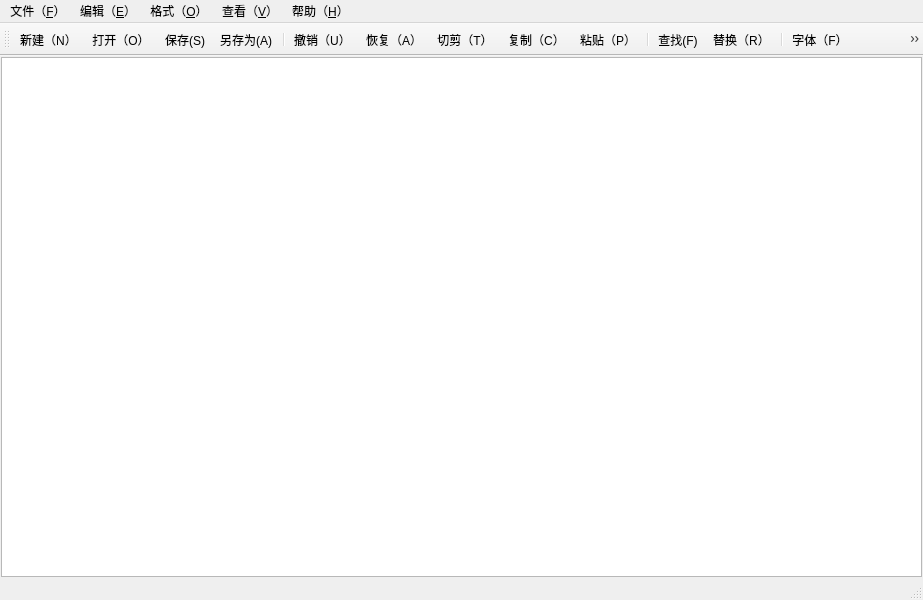
<?xml version="1.0" encoding="UTF-8"?>
<ui version="4.0">
 <class>MainWindow</class>
 <widget class="QMainWindow" name="MainWindow">
  <property name="geometry">
   <rect>
    <x>0</x>
    <y>0</y>
    <width>923</width>
    <height>600</height>
   </rect>
  </property>
  <property name="sizePolicy">
   <sizepolicy hsizetype="Preferred" vsizetype="Maximum">
    <horstretch>0</horstretch>
    <verstretch>0</verstretch>
   </sizepolicy>
  </property>
  <property name="contextMenuPolicy">
   <enum>Qt::ContextMenuPolicy::NoContextMenu</enum>
  </property>
  <property name="windowTitle">
   <string>MainWindow</string>
  </property>
  <widget class="QWidget" name="centralwidget">
   <layout class="QHBoxLayout" name="horizontalLayout">
    <property name="spacing">
     <number>0</number>
    </property>
    <property name="leftMargin">
     <number>1</number>
    </property>
    <property name="topMargin">
     <number>1</number>
    </property>
    <property name="rightMargin">
     <number>1</number>
    </property>
    <property name="bottomMargin">
     <number>1</number>
    </property>
    <item>
     <widget class="QPlainTextEdit" name="textEdit"/>
    </item>
   </layout>
  </widget>
  <widget class="QMenuBar" name="menubar">
   <property name="geometry">
    <rect>
     <x>0</x>
     <y>0</y>
     <width>923</width>
     <height>18</height>
    </rect>
   </property>
   <widget class="QMenu" name="menu">
    <property name="title">
     <string>文件（&amp;F）</string>
    </property>
    <addaction name="actionNew"/>
    <addaction name="actionOpen"/>
    <addaction name="actionSave"/>
    <addaction name="actionSaveas"/>
    <addaction name="separator"/>
    <addaction name="actionExit"/>
   </widget>
   <widget class="QMenu" name="menu_E">
    <property name="title">
     <string>编辑（&amp;E）</string>
    </property>
    <addaction name="actionUndo"/>
    <addaction name="actionRedo"/>
    <addaction name="actionCut"/>
    <addaction name="actionCopy"/>
    <addaction name="actionPaste"/>
    <addaction name="separator"/>
    <addaction name="actionFind"/>
    <addaction name="actionReplace"/>
    <addaction name="separator"/>
    <addaction name="actionSelectAll"/>
   </widget>
   <widget class="QMenu" name="menu_O">
    <property name="title">
     <string>格式（&amp;O）</string>
    </property>
    <addaction name="actionFont"/>
    <addaction name="actionShowLineNumber"/>
    <addaction name="actionLineWrap"/>
   </widget>
   <widget class="QMenu" name="menu_V">
    <property name="title">
     <string>查看（&amp;V）</string>
    </property>
    <addaction name="actionShowToolbar"/>
    <addaction name="actionShowStatusBar"/>
   </widget>
   <widget class="QMenu" name="menu_H">
    <property name="title">
     <string>帮助（&amp;H）</string>
    </property>
    <addaction name="actionAbout"/>
   </widget>
   <addaction name="menu"/>
   <addaction name="menu_E"/>
   <addaction name="menu_O"/>
   <addaction name="menu_V"/>
   <addaction name="menu_H"/>
  </widget>
  <widget class="QStatusBar" name="statusbar"/>
  <widget class="QToolBar" name="toolBar">
   <property name="windowTitle">
    <string>toolBar</string>
   </property>
   <attribute name="toolBarArea">
    <enum>TopToolBarArea</enum>
   </attribute>
   <attribute name="toolBarBreak">
    <bool>false</bool>
   </attribute>
   <addaction name="actionNew"/>
   <addaction name="actionOpen"/>
   <addaction name="actionSave"/>
   <addaction name="actionSaveas"/>
   <addaction name="separator"/>
   <addaction name="actionUndo"/>
   <addaction name="actionRedo"/>
   <addaction name="actionCut"/>
   <addaction name="actionCopy"/>
   <addaction name="actionPaste"/>
   <addaction name="separator"/>
   <addaction name="actionFind"/>
   <addaction name="actionReplace"/>
   <addaction name="separator"/>
   <addaction name="actionFont"/>
   <addaction name="actionShowLineNumber"/>
   <addaction name="actionLineWrap"/>
   <addaction name="separator"/>
   <addaction name="actionShowToolbar"/>
   <addaction name="actionShowStatusBar"/>
  </widget>
  <action name="actionNew">
   <property name="icon">
    <iconset resource="res.qrc">
     <normaloff>:/img/new.png</normaloff>:/img/new.png</iconset>
   </property>
   <property name="text">
    <string>新建（&amp;N）</string>
   </property>
   <property name="shortcut">
    <string>Ctrl+N</string>
   </property>
   <property name="menuRole">
    <enum>QAction::MenuRole::NoRole</enum>
   </property>
  </action>
  <action name="actionOpen">
   <property name="icon">
    <iconset resource="res.qrc">
     <normaloff>:/img/open.png</normaloff>:/img/open.png</iconset>
   </property>
   <property name="text">
    <string>打开（&amp;O）</string>
   </property>
   <property name="shortcut">
    <string>Ctrl+O</string>
   </property>
   <property name="menuRole">
    <enum>QAction::MenuRole::NoRole</enum>
   </property>
  </action>
  <action name="actionSave">
   <property name="icon">
    <iconset resource="res.qrc">
     <normaloff>:/img/save.png</normaloff>:/img/save.png</iconset>
   </property>
   <property name="text">
    <string>保存(&amp;S)</string>
   </property>
   <property name="shortcut">
    <string>Ctrl+S</string>
   </property>
   <property name="menuRole">
    <enum>QAction::MenuRole::NoRole</enum>
   </property>
  </action>
  <action name="actionSaveas">
   <property name="icon">
    <iconset resource="res.qrc">
     <normaloff>:/img/saveas.png</normaloff>:/img/saveas.png</iconset>
   </property>
   <property name="text">
    <string>另存为(&amp;A)</string>
   </property>
   <property name="menuRole">
    <enum>QAction::MenuRole::NoRole</enum>
   </property>
  </action>
  <action name="actionExit">
   <property name="text">
    <string>退出（&amp;X）</string>
   </property>
   <property name="menuRole">
    <enum>QAction::MenuRole::NoRole</enum>
   </property>
  </action>
  <action name="actionUndo">
   <property name="icon">
    <iconset resource="res.qrc">
     <normaloff>:/img/undo.png</normaloff>:/img/undo.png</iconset>
   </property>
   <property name="text">
    <string>撤销（&amp;U）</string>
   </property>
   <property name="shortcut">
    <string>Ctrl+Z</string>
   </property>
   <property name="menuRole">
    <enum>QAction::MenuRole::NoRole</enum>
   </property>
  </action>
  <action name="actionCut">
   <property name="icon">
    <iconset resource="res.qrc">
     <normaloff>:/img/cut.png</normaloff>:/img/cut.png</iconset>
   </property>
   <property name="text">
    <string>切剪（&amp;T）</string>
   </property>
   <property name="shortcut">
    <string>Ctrl+X</string>
   </property>
   <property name="menuRole">
    <enum>QAction::MenuRole::NoRole</enum>
   </property>
  </action>
  <action name="actionCopy">
   <property name="icon">
    <iconset resource="res.qrc">
     <normaloff>:/img/copy.png</normaloff>:/img/copy.png</iconset>
   </property>
   <property name="text">
    <string>复制（&amp;C）</string>
   </property>
   <property name="shortcut">
    <string>Ctrl+C</string>
   </property>
   <property name="menuRole">
    <enum>QAction::MenuRole::NoRole</enum>
   </property>
  </action>
  <action name="actionPaste">
   <property name="icon">
    <iconset resource="res.qrc">
     <normaloff>:/img/paste.png</normaloff>:/img/paste.png</iconset>
   </property>
   <property name="text">
    <string>粘贴（&amp;P）</string>
   </property>
   <property name="shortcut">
    <string>Ctrl+V</string>
   </property>
   <property name="menuRole">
    <enum>QAction::MenuRole::NoRole</enum>
   </property>
  </action>
  <action name="actionFind">
   <property name="icon">
    <iconset resource="res.qrc">
     <normaloff>:/img/find.png</normaloff>:/img/find.png</iconset>
   </property>
   <property name="text">
    <string>查找(&amp;F)</string>
   </property>
   <property name="shortcut">
    <string>Ctrl+F</string>
   </property>
   <property name="menuRole">
    <enum>QAction::MenuRole::NoRole</enum>
   </property>
  </action>
  <action name="actionReplace">
   <property name="icon">
    <iconset resource="res.qrc">
     <normaloff>:/img/replace.png</normaloff>:/img/replace.png</iconset>
   </property>
   <property name="text">
    <string>替换（&amp;R）</string>
   </property>
   <property name="shortcut">
    <string>Ctrl+H</string>
   </property>
   <property name="menuRole">
    <enum>QAction::MenuRole::NoRole</enum>
   </property>
  </action>
  <action name="actionFont">
   <property name="icon">
    <iconset resource="res.qrc">
     <normaloff>:/img/font.png</normaloff>:/img/font.png</iconset>
   </property>
   <property name="text">
    <string>字体（&amp;F）</string>
   </property>
   <property name="menuRole">
    <enum>QAction::MenuRole::NoRole</enum>
   </property>
  </action>
  <action name="actionShowLineNumber">
   <property name="icon">
    <iconset resource="res.qrc">
     <normaloff>:/img/showlinenumber.png</normaloff>:/img/showlinenumber.png</iconset>
   </property>
   <property name="text">
    <string>显示行号(&amp;L)</string>
   </property>
   <property name="shortcut">
    <string>Ctrl+L</string>
   </property>
   <property name="menuRole">
    <enum>QAction::MenuRole::NoRole</enum>
   </property>
  </action>
  <action name="actionLineWrap">
   <property name="icon">
    <iconset resource="res.qrc">
     <normaloff>:/img/linewrap4.png</normaloff>:/img/linewrap4.png</iconset>
   </property>
   <property name="text">
    <string>自动换行（&amp;W）</string>
   </property>
   <property name="menuRole">
    <enum>QAction::MenuRole::NoRole</enum>
   </property>
  </action>
  <action name="actionShowToolbar">
   <property name="icon">
    <iconset resource="res.qrc">
     <normaloff>:/img/toolbar.png</normaloff>:/img/toolbar.png</iconset>
   </property>
   <property name="text">
    <string>工具栏（&amp;T）</string>
   </property>
   <property name="menuRole">
    <enum>QAction::MenuRole::NoRole</enum>
   </property>
  </action>
  <action name="actionShowStatusBar">
   <property name="icon">
    <iconset resource="res.qrc">
     <normaloff>:/img/statusbar.png</normaloff>:/img/statusbar.png</iconset>
   </property>
   <property name="text">
    <string>状态栏（&amp;S）</string>
   </property>
   <property name="menuRole">
    <enum>QAction::MenuRole::NoRole</enum>
   </property>
  </action>
  <action name="actionRedo">
   <property name="icon">
    <iconset resource="res.qrc">
     <normaloff>:/img/redo.png</normaloff>:/img/redo.png</iconset>
   </property>
   <property name="text">
    <string>恢复（&amp;A）</string>
   </property>
   <property name="shortcut">
    <string>Ctrl+Shift+Z</string>
   </property>
   <property name="menuRole">
    <enum>QAction::MenuRole::NoRole</enum>
   </property>
  </action>
  <action name="actionSelectAll">
   <property name="text">
    <string>全选（&amp;A）</string>
   </property>
   <property name="shortcut">
    <string>Ctrl+A</string>
   </property>
   <property name="menuRole">
    <enum>QAction::MenuRole::NoRole</enum>
   </property>
  </action>
  <action name="actionFontCorlor">
   <property name="text">
    <string>字体颜色</string>
   </property>
   <property name="menuRole">
    <enum>QAction::MenuRole::NoRole</enum>
   </property>
  </action>
  <action name="actionEditBackgroundColor">
   <property name="text">
    <string>编辑器背景色</string>
   </property>
   <property name="menuRole">
    <enum>QAction::MenuRole::NoRole</enum>
   </property>
  </action>
  <action name="actionFontBackgroundColor">
   <property name="text">
    <string>字体背景色</string>
   </property>
   <property name="menuRole">
    <enum>QAction::MenuRole::NoRole</enum>
   </property>
  </action>
  <action name="actionAbout">
   <property name="text">
    <string>关于（&amp;A）</string>
   </property>
   <property name="menuRole">
    <enum>QAction::MenuRole::NoRole</enum>
   </property>
  </action>
 </widget>
 <resources>
  <include location="res.qrc"/>
 </resources>
 <connections/>
</ui>
